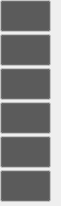
     <widget class="QFrame" name="frame_patternsaite_mute">
      <property name="geometry">
       <rect>
        <x>995</x>
        <y>420</y>
        <width>61</width>
        <height>206</height>
       </rect>
      </property>
      <widget class="QPushButton" name="pb_trash_10">
       <property name="enabled">
        <bool>false</bool>
       </property>
       <property name="geometry">
        <rect>
         <x>0</x>
         <y>0</y>
         <width>51</width>
         <height>32</height>
        </rect>
       </property>
       <property name="palette">
        <palette>
         <active>
          <colorrole role="Button">
           <brush brushstyle="SolidPattern">
            <color alpha="255">
             <red>87</red>
             <green>87</green>
             <blue>87</blue>
            </color>
           </brush>
          </colorrole>
         </active>
         <inactive>
          <colorrole role="Button">
           <brush brushstyle="SolidPattern">
            <color alpha="255">
             <red>87</red>
             <green>87</green>
             <blue>87</blue>
            </color>
           </brush>
          </colorrole>
         </inactive>
         <disabled>
          <colorrole role="Button">
           <brush brushstyle="SolidPattern">
            <color alpha="255">
             <red>87</red>
             <green>87</green>
             <blue>87</blue>
            </color>
           </brush>
          </colorrole>
         </disabled>
        </palette>
       </property>
       <property name="checkable">
        <bool>true</bool>
       </property>
       <property name="checked">
        <bool>true</bool>
       </property>
      </widget>
      <widget class="QPushButton" name="pb_trash_11">
       <property name="enabled">
        <bool>false</bool>
       </property>
       <property name="geometry">
        <rect>
         <x>0</x>
         <y>34</y>
         <width>51</width>
         <height>32</height>
        </rect>
       </property>
       <property name="palette">
        <palette>
         <active>
          <colorrole role="Button">
           <brush brushstyle="SolidPattern">
            <color alpha="255">
             <red>87</red>
             <green>87</green>
             <blue>87</blue>
            </color>
           </brush>
          </colorrole>
         </active>
         <inactive>
          <colorrole role="Button">
           <brush brushstyle="SolidPattern">
            <color alpha="255">
             <red>87</red>
             <green>87</green>
             <blue>87</blue>
            </color>
           </brush>
          </colorrole>
         </inactive>
         <disabled>
          <colorrole role="Button">
           <brush brushstyle="SolidPattern">
            <color alpha="255">
             <red>87</red>
             <green>87</green>
             <blue>87</blue>
            </color>
           </brush>
          </colorrole>
         </disabled>
        </palette>
       </property>
       <property name="checkable">
        <bool>true</bool>
       </property>
       <property name="checked">
        <bool>true</bool>
       </property>
      </widget>
      <widget class="QPushButton" name="pb_trash_12">
       <property name="enabled">
        <bool>false</bool>
       </property>
       <property name="geometry">
        <rect>
         <x>0</x>
         <y>68</y>
         <width>51</width>
         <height>32</height>
        </rect>
       </property>
       <property name="palette">
        <palette>
         <active>
          <colorrole role="Button">
           <brush brushstyle="SolidPattern">
            <color alpha="255">
             <red>87</red>
             <green>87</green>
             <blue>87</blue>
            </color>
           </brush>
          </colorrole>
         </active>
         <inactive>
          <colorrole role="Button">
           <brush brushstyle="SolidPattern">
            <color alpha="255">
             <red>87</red>
             <green>87</green>
             <blue>87</blue>
            </color>
           </brush>
          </colorrole>
         </inactive>
         <disabled>
          <colorrole role="Button">
           <brush brushstyle="SolidPattern">
            <color alpha="255">
             <red>87</red>
             <green>87</green>
             <blue>87</blue>
            </color>
           </brush>
          </colorrole>
         </disabled>
        </palette>
       </property>
       <property name="checkable">
        <bool>true</bool>
       </property>
       <property name="checked">
        <bool>true</bool>
       </property>
      </widget>
      <widget class="QPushButton" name="pb_trash_13">
       <property name="enabled">
        <bool>false</bool>
       </property>
       <property name="geometry">
        <rect>
         <x>0</x>
         <y>170</y>
         <width>51</width>
         <height>32</height>
        </rect>
       </property>
       <property name="palette">
        <palette>
         <active>
          <colorrole role="Button">
           <brush brushstyle="SolidPattern">
            <color alpha="255">
             <red>87</red>
             <green>87</green>
             <blue>87</blue>
            </color>
           </brush>
          </colorrole>
         </active>
         <inactive>
          <colorrole role="Button">
           <brush brushstyle="SolidPattern">
            <color alpha="255">
             <red>87</red>
             <green>87</green>
             <blue>87</blue>
            </color>
           </brush>
          </colorrole>
         </inactive>
         <disabled>
          <colorrole role="Button">
           <brush brushstyle="SolidPattern">
            <color alpha="255">
             <red>87</red>
             <green>87</green>
             <blue>87</blue>
            </color>
           </brush>
          </colorrole>
         </disabled>
        </palette>
       </property>
       <property name="checkable">
        <bool>true</bool>
       </property>
       <property name="checked">
        <bool>true</bool>
       </property>
      </widget>
      <widget class="QPushButton" name="pb_trash_15">
       <property name="enabled">
        <bool>false</bool>
       </property>
       <property name="geometry">
        <rect>
         <x>0</x>
         <y>102</y>
         <width>51</width>
         <height>32</height>
        </rect>
       </property>
       <property name="palette">
        <palette>
         <active>
          <colorrole role="Button">
           <brush brushstyle="SolidPattern">
            <color alpha="255">
             <red>87</red>
             <green>87</green>
             <blue>87</blue>
            </color>
           </brush>
          </colorrole>
         </active>
         <inactive>
          <colorrole role="Button">
           <brush brushstyle="SolidPattern">
            <color alpha="255">
             <red>87</red>
             <green>87</green>
             <blue>87</blue>
            </color>
           </brush>
          </colorrole>
         </inactive>
         <disabled>
          <colorrole role="Button">
           <brush brushstyle="SolidPattern">
            <color alpha="255">
             <red>87</red>
             <green>87</green>
             <blue>87</blue>
            </color>
           </brush>
          </colorrole>
         </disabled>
        </palette>
       </property>
       <property name="checkable">
        <bool>true</bool>
       </property>
       <property name="checked">
        <bool>true</bool>
       </property>
      </widget>
      <widget class="QPushButton" name="pb_trash_16">
       <property name="enabled">
        <bool>false</bool>
       </property>
       <property name="geometry">
        <rect>
         <x>0</x>
         <y>136</y>
         <width>51</width>
         <height>32</height>
        </rect>
       </property>
       <property name="palette">
        <palette>
         <active>
          <colorrole role="Button">
           <brush brushstyle="SolidPattern">
            <color alpha="255">
             <red>87</red>
             <green>87</green>
             <blue>87</blue>
            </color>
           </brush>
          </colorrole>
         </active>
         <inactive>
          <colorrole role="Button">
           <brush brushstyle="SolidPattern">
            <color alpha="255">
             <red>87</red>
             <green>87</green>
             <blue>87</blue>
            </color>
           </brush>
          </colorrole>
         </inactive>
         <disabled>
          <colorrole role="Button">
           <brush brushstyle="SolidPattern">
            <color alpha="255">
             <red>87</red>
             <green>87</green>
             <blue>87</blue>
            </color>
           </brush>
          </colorrole>
         </disabled>
        </palette>
       </property>
       <property name="checkable">
        <bool>true</bool>
       </property>
       <property name="checked">
        <bool>true</bool>
       </property>
      </widget>
     </widget>
